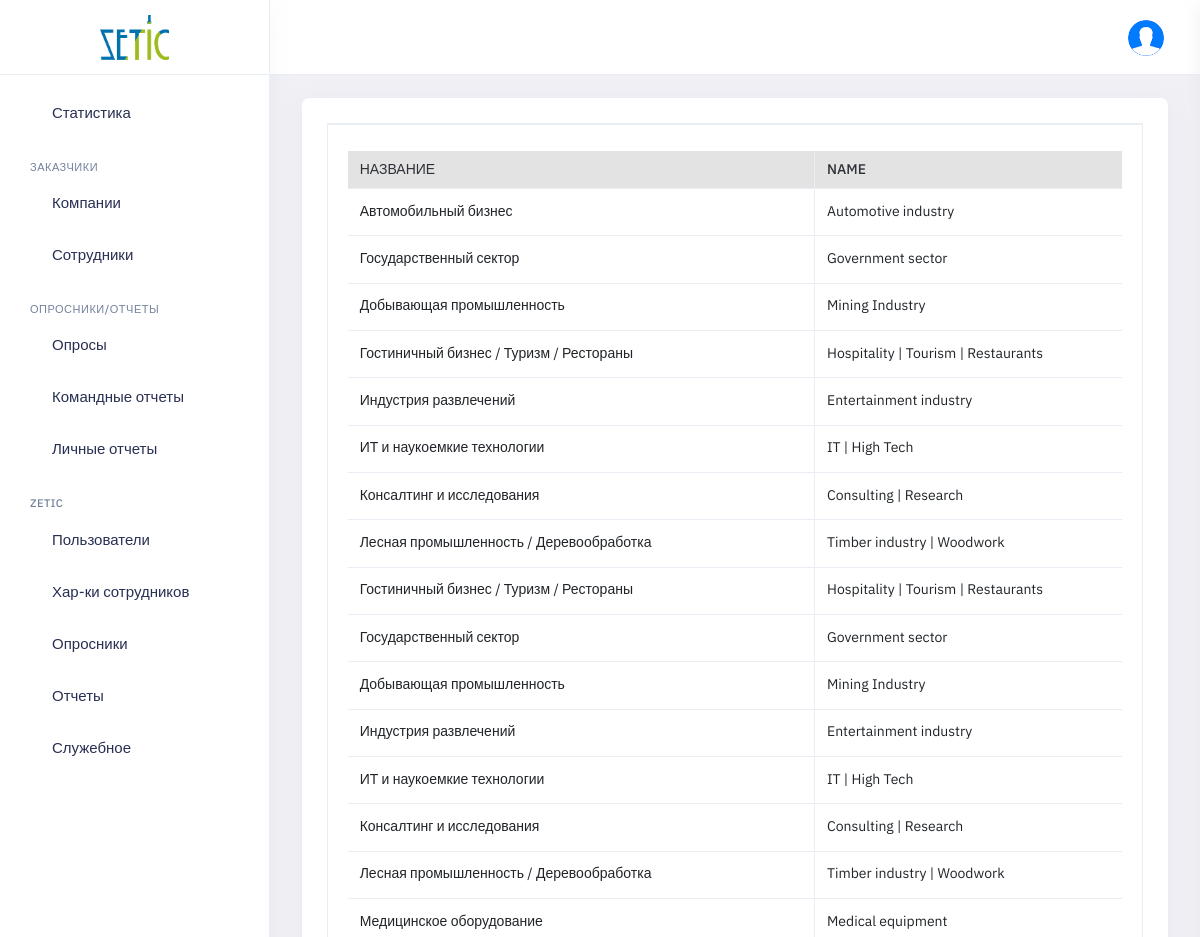
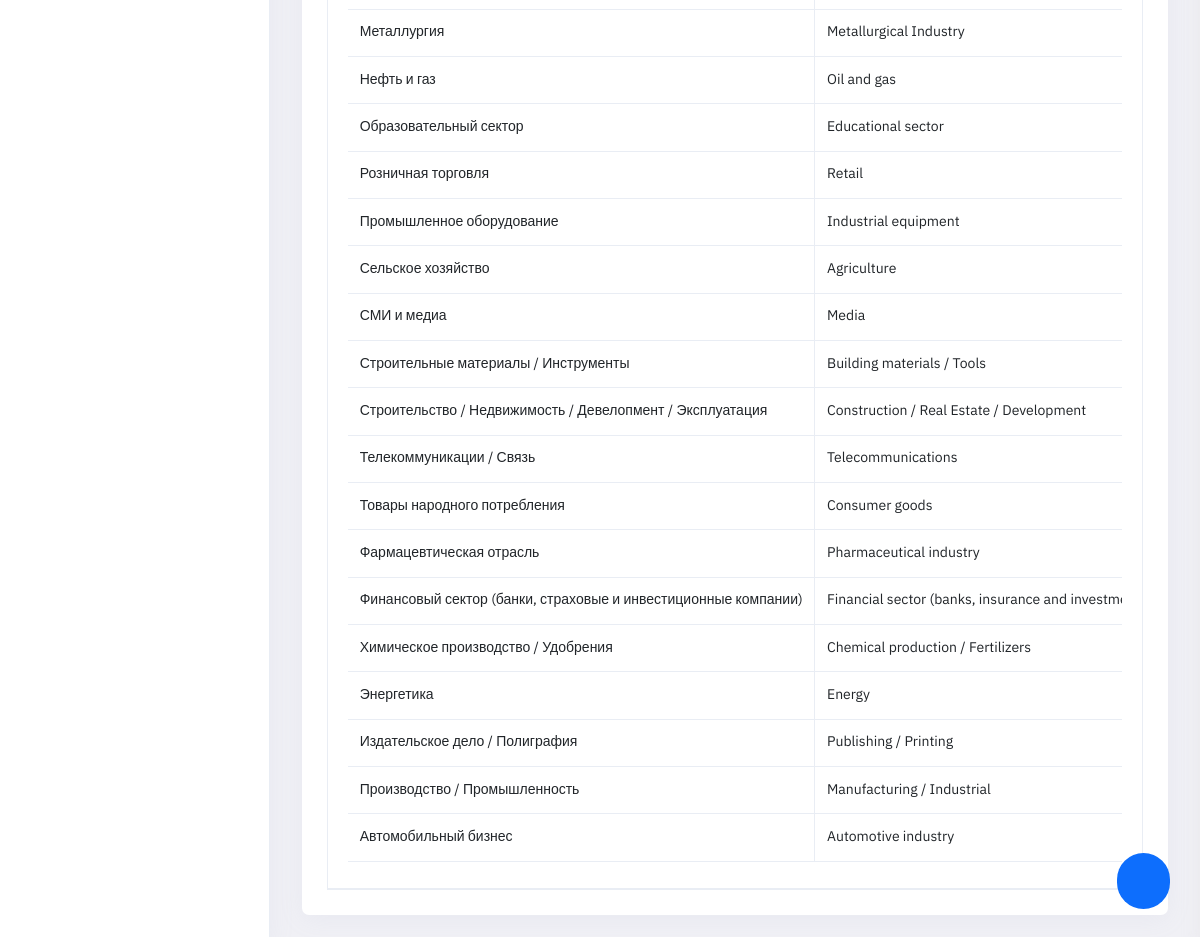
Screenshot of /panel/industries_list (signed in) with the database file from the repository (2 pictures, top to bottom).
### pdf/models.py (models this page shows, shortened)
class Industry(models.Model):
    created_at = models.DateTimeField(auto_now_add=True, null=True, blank=True)
    created_by = models.ForeignKey(User, default=None, null=True, on_delete=models.PROTECT, related_name='Создано_пользователем')
    edited_at = models.DateTimeField(auto_now=True, null=True)
    edited_by = models.ForeignKey(User, default=None, null=True, on_delete=models.PROTECT, related_name='Изменено_пользователем')
    name_ru = models.CharField(max_length=100, blank=True, null=True)
    name_en = models.CharField(max_length=100, blank=True, null=True)
    public_code = models.CharField(max_length=10, blank=True, null=True, default='')
    class Meta:
        verbose_name_plural = 'Индустрии'
        verbose_name = 'Индустрия'

### panel/company_parameter.py (the view)
# urls.py: path('industries_list', panel_company_parameter.industries_list, name='industries_list'),
@login_required(redirect_field_name=None, login_url='/login/')
def industries_list(request):
    context = info_common(request)
    context.update(
        {'industries': Industry.objects.all()}
    )
    return render(request, 'panel_industries_list.html', context)

### panel/views.py (called while the page is built)
@login_required(redirect_field_name=None, login_url='/login/')
def info_common(request):
    userprofile = UserProfile.objects.get(user=request.user)
    context = {
        'cur_userprofile': userprofile
    }
    if userprofile.role.name == 'Админ заказчика':
        employee = Employee.objects.get(user=request.user)
        if not employee.company_admin_active:
            logout(request)
            return 'logout'
        else:
            return context
    else:
        return context

### panel/templates/panel_industries_list.html (shortened to what this page needs)
{% extends 'panel_base.html' %}
{% load static %}
{% load tz %}
    {% block content %}
        <div class="main-container container-fluid" id="main-container">
            <div class="page-header">
                <h1 class="page-title">Индустрии</h1>
                <div>
                    <ol class="breadcrumb">
                        <li class="breadcrumb-item"><a href="javascript:void(0)">Home</a></li>
                        <li class="breadcrumb-item active" aria-current="page">Индустрии</li>
                    </ol>
                </div>
            </div>
            <div class="row">
                <div class="col-lg-12 col-md-12 col-sm-12 col-xl-12">
                    <div class="row ">
                            <div class="col-md-12">
                                <div class="card">
                                    <div class="card-body">
                                        <div id="wizard1" role="application" class="wizard clearfix">
                                            <div class="content clearfix">
                                                <section id="wizard1-p-0" role="tabpanel" aria-labelledby="wizard1-h-0" class="body current" aria-hidden="false">
                                                    <div class="table-responsive">
                                                        <table class="table table-bordered text-nowrap border-bottom list-table dataTable no-footer" id="">
                                                            <thead>
                                                                <tr>
                                                                    <th class="wd-15p border-bottom-0 table-header">Название</th>
                                                                    <th class="wd-15p border-bottom-0 table-header">Name</th>
                                                                </tr>
                                                            </thead>
                                                            <tbody id="wizard1-tbody-1">
                                                            {% for industry in industries %}
                                                                <tr>
                                                                    <td class="industry-name-ru">
                                                                        {{ industry.name_ru }}
                                                                    </td>
                                                                    <td class="industry-name-en">
                                                                        {{ industry.name_en }}
                                                                    </td>
                                                                </tr>
                                                            {% endfor %}
                                                            </tbody>
                                                        </table>
                                                    </div>
                                                </section>
                                            </div>
                                    </div>
                                </div>
                            </div>
                        </div>
                    </div>
                </div>
            </div>
        </div>
        <button type="button" class="btn btn-primary float-button" id="add_industry"><i class="fe fe-plus"></i></button>
    {% endblock %}

### login/static/login/css/custom.css (style rules this page uses)
.table-header { background-color: #e3e3e3 !important; }

### static/panel/css/custom.css (style rules this page uses)
.float-button { font-size: 23px; border-radius: 30px; position: fixed; bottom: 30px; right: 30px; }

### rows the page displays
Industry: name_ru "Автомобильный бизнес", name_en "Automotive industry"
Industry: name_ru "Государственный сектор", name_en "Government sector"
Industry: name_ru "Добывающая промышленность", name_en "Mining Industry"
Industry: name_ru "Гостиничный бизнес / Туризм / Рестораны", name_en "Hospitality | Tourism | Restaurants"
Industry: name_ru "Индустрия развлечений", name_en "Entertainment industry"
Industry: name_ru "ИТ и наукоемкие технологии", name_en "IT | High Tech"
Industry: name_ru "Консалтинг и исследования", name_en "Consulting | Research"
Industry: name_ru "Лесная промышленность / Деревообработка", name_en "Timber industry | Woodwork"
Industry: name_ru "Гостиничный бизнес / Туризм / Рестораны", name_en "Hospitality | Tourism | Restaurants"
Industry: name_ru "Государственный сектор", name_en "Government sector"
Industry: name_ru "Добывающая промышленность", name_en "Mining Industry"
Industry: name_ru "Индустрия развлечений", name_en "Entertainment industry"
Industry: name_ru "ИТ и наукоемкие технологии", name_en "IT | High Tech"
Industry: name_ru "Консалтинг и исследования", name_en "Consulting | Research"
Industry: name_ru "Лесная промышленность / Деревообработка", name_en "Timber industry | Woodwork"
Industry: name_ru "Медицинское оборудование", name_en "Medical equipment"
Industry: name_ru "Металлургия", name_en "Metallurgical Industry"
Industry: name_ru "Нефть и газ", name_en "Oil and gas"
Industry: name_ru "Образовательный сектор", name_en "Educational sector"
Industry: name_ru "Розничная торговля", name_en "Retail"
Industry: name_ru "Промышленное оборудование", name_en "Industrial equipment"
Industry: name_ru "Сельское хозяйство", name_en "Agriculture"
Industry: name_ru "СМИ и медиа", name_en "Media"
Industry: name_ru "Строительные материалы / Инструменты", name_en "Building materials / Tools"
Industry: name_ru "Строительство / Недвижимость / Девелопмент / Эксплуатация", name_en "Construction / Real Estate / Development"
Industry: name_ru "Телекоммуникации / Связь", name_en "Telecommunications"
Industry: name_ru "Товары народного потребления", name_en "Consumer goods"
Industry: name_ru "Фармацевтическая отрасль", name_en "Pharmaceutical industry"
Industry: name_ru "Финансовый сектор (банки, страховые и инвестиционные компании)", name_en "Financial sector (banks, insurance and…"
Industry: name_ru "Химическое производство / Удобрения", name_en "Chemical production / Fertilizers"
Industry: name_ru "Энергетика", name_en "Energy"
Industry: name_ru "Издательское дело / Полиграфия", name_en "Publishing / Printing"
Industry: name_ru "Производство / Промышленность", name_en "Manufacturing / Industrial"
Industry: name_ru "Автомобильный бизнес", name_en "Automotive industry"
